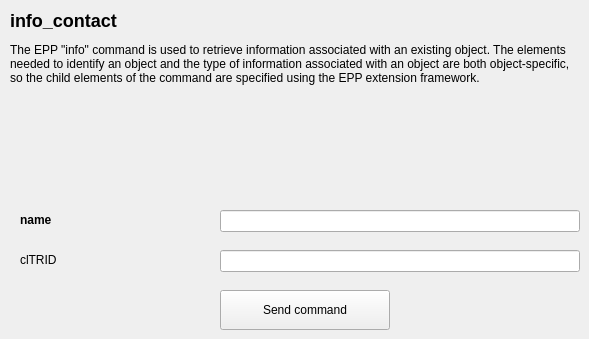
       <widget class="QWidget" name="tab" >
        <attribute name="title" >
         <string>command</string>
        </attribute>
        <widget class="QLabel" name="textLabel39" >
         <property name="geometry" >
          <rect>
           <x>10</x>
           <y>10</y>
           <width>570</width>
           <height>100</height>
          </rect>
         </property>
         <property name="text" >
          <string>&lt;h2>info_contact&lt;/h2>
The EPP "info" command is used to retrieve information associated
with an existing object. The elements needed to identify an object
and the type of information associated with an object are both
object-specific, so the child elements of the &lt;info> command are
specified using the EPP extension framework.</string>
         </property>
         <property name="alignment" >
          <set>Qt::AlignLeading|Qt::AlignLeft|Qt::AlignTop</set>
         </property>
         <property name="wordWrap" >
          <bool>true</bool>
         </property>
        </widget>
        <widget class="QLabel" name="textLabel40" >
         <property name="geometry" >
          <rect>
           <x>20</x>
           <y>210</y>
           <width>190</width>
           <height>20</height>
          </rect>
         </property>
         <property name="text" >
          <string>&lt;b>name&lt;/b></string>
         </property>
         <property name="wordWrap" >
          <bool>false</bool>
         </property>
        </widget>
        <widget class="QLineEdit" name="info_contact_name" >
         <property name="geometry" >
          <rect>
           <x>220</x>
           <y>210</y>
           <width>360</width>
           <height>22</height>
          </rect>
         </property>
        </widget>
        <widget class="QLabel" name="textLabel41" >
         <property name="geometry" >
          <rect>
           <x>20</x>
           <y>250</y>
           <width>190</width>
           <height>20</height>
          </rect>
         </property>
         <property name="text" >
          <string>clTRID</string>
         </property>
         <property name="wordWrap" >
          <bool>false</bool>
         </property>
        </widget>
        <widget class="QLineEdit" name="info_contact_cltrid" >
         <property name="geometry" >
          <rect>
           <x>220</x>
           <y>250</y>
           <width>360</width>
           <height>22</height>
          </rect>
         </property>
        </widget>
        <widget class="QPushButton" name="send_info_contact" >
         <property name="geometry" >
          <rect>
           <x>220</x>
           <y>290</y>
           <width>170</width>
           <height>40</height>
          </rect>
         </property>
         <property name="text" >
          <string>Send command</string>
         </property>
        </widget>
       </widget>
